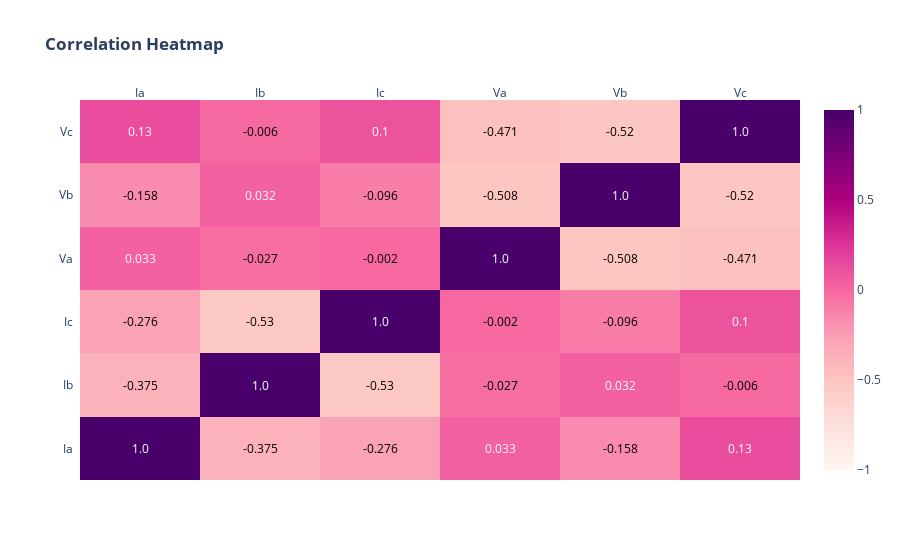

The cell this chart's notebook holds for it:
### Code cell
df_detect_corr = ddtr[['Ia', 'Ib', 'Ic', 'Va', 'Vb', 'Vc']].corr()
df_corr_round = df_detect_corr.round(3)
fig = ff.create_annotated_heatmap(
            z=df_detect_corr.to_numpy(),
            x=df_detect_corr.columns.tolist(),
            y=df_detect_corr.index.tolist(),
            zmax=1, zmin=-1,
            showscale=True,
            hoverongaps=True,
            colorscale='rdpu', 
            annotation_text=df_corr_round.to_numpy()
            )

fig.update_layout(title_text='<b>Correlation Heatmap</b>')
fig.show()

### Figure 1 — Plotly figure (JSON) as saved in the notebook; plotly's stock layout.template omitted (floating-point values rounded to 4 significant figures)
{"data": [{"colorscale": [[0, "rgb(255,247,243)"], [0.125, "rgb(253,224,221)"], [0.25, "rgb(252,197,192)"], [0.375, "rgb(250,159,181)"], [0.5, "rgb(247,104,161)"], [0.625, "rgb(221,52,151)"], [0.75, "rgb(174,1,126)"], [0.875, "rgb(122,1,119)"], [1, "rgb(73,0,106)"]], "hoverongaps": true, "reversescale": false, "showscale": true, "type": "heatmap", "x": ["Ia", "Ib", "Ic", "Va", "Vb", "Vc"], "y": ["Ia", "Ib", "Ic", "Va", "Vb", "Vc"], "z": [[1, -0.3755, -0.2757, 0.0326, -0.1582, 0.1297], [-0.3755, 1, -0.5302, -0.02705, 0.03225, -0.006205], [-0.2757, -0.5302, 1, -0.001813, -0.09619, 0.1003], [0.0326, -0.02705, -0.001813, 1, -0.5079, -0.4712], [-0.1582, 0.03225, -0.09619, -0.5079, 1, -0.5205], [0.1297, -0.006205, 0.1003, -0.4712, -0.5205, 1]], "zmax": 1, "zmin": -1}], "layout": {"annotations": [{"font": {"color": "#FFFFFF"}, "showarrow": false, "text": "1.0", "x": "Ia", "xref": "x", "y": "Ia", "yref": "y"}, {"font": {"color": "#000000"}, "showarrow": false, "text": "-0.375", "x": "Ib", "xref": "x", "y": "Ia", "yref": "y"}, {"font": {"color": "#000000"}, "showarrow": false, "text": "-0.276", "x": "Ic", "xref": "x", "y": "Ia", "yref": "y"}, {"font": {"color": "#FFFFFF"}, "showarrow": false, "text": "0.033", "x": "Va", "xref": "x", "y": "Ia", "yref": "y"}, {"font": {"color": "#000000"}, "showarrow": false, "text": "-0.158", "x": "Vb", "xref": "x", "y": "Ia", "yref": "y"}, {"font": {"color": "#FFFFFF"}, "showarrow": false, "text": "0.13", "x": "Vc", "xref": "x", "y": "Ia", "yref": "y"}, {"font": {"color": "#000000"}, "showarrow": false, "text": "-0.375", "x": "Ia", "xref": "x", "y": "Ib", "yref": "y"}, {"font": {"color": "#FFFFFF"}, "showarrow": false, "text": "1.0", "x": "Ib", "xref": "x", "y": "Ib", "yref": "y"}, {"font": {"color": "#000000"}, "showarrow": false, "text": "-0.53", "x": "Ic", "xref": "x", "y": "Ib", "yref": "y"}, {"font": {"color": "#000000"}, "showarrow": false, "text": "-0.027", "x": "Va", "xref": "x", "y": "Ib", "yref": "y"}, {"font": {"color": "#FFFFFF"}, "showarrow": false, "text": "0.032", "x": "Vb", "xref": "x", "y": "Ib", "yref": "y"}, {"font": {"color": "#000000"}, "showarrow": false, "text": "-0.006", "x": "Vc", "xref": "x", "y": "Ib", "yref": "y"}, {"font": {"color": "#000000"}, "showarrow": false, "text": "-0.276", "x": "Ia", "xref": "x", "y": "Ic", "yref": "y"}, {"font": {"color": "#000000"}, "showarrow": false, "text": "-0.53", "x": "Ib", "xref": "x", "y": "Ic", "yref": "y"}, {"font": {"color": "#FFFFFF"}, "showarrow": false, "text": "1.0", "x": "Ic", "xref": "x", "y": "Ic", "yref": "y"}, {"font": {"color": "#000000"}, "showarrow": false, "text": "-0.002", "x": "Va", "xref": "x", "y": "Ic", "yref": "y"}, {"font": {"color": "#000000"}, "showarrow": false, "text": "-0.096", "x": "Vb", "xref": "x", "y": "Ic", "yref": "y"}, {"font": {"color": "#FFFFFF"}, "showarrow": false, "text": "0.1", "x": "Vc", "xref": "x", "y": "Ic", "yref": "y"}, {"font": {"color": "#FFFFFF"}, "showarrow": false, "text": "0.033", "x": "Ia", "xref": "x", "y": "Va", "yref": "y"}, {"font": {"color": "#000000"}, "showarrow": false, "text": "-0.027", "x": "Ib", "xref": "x", "y": "Va", "yref": "y"}, {"font": {"color": "#000000"}, "showarrow": false, "text": "-0.002", "x": "Ic", "xref": "x", "y": "Va", "yref": "y"}, {"font": {"color": "#FFFFFF"}, "showarrow": false, "text": "1.0", "x": "Va", "xref": "x", "y": "Va", "yref": "y"}, {"font": {"color": "#000000"}, "showarrow": false, "text": "-0.508", "x": "Vb", "xref": "x", "y": "Va", "yref": "y"}, {"font": {"color": "#000000"}, "showarrow": false, "text": "-0.471", "x": "Vc", "xref": "x", "y": "Va", "yref": "y"}, {"font": {"color": "#000000"}, "showarrow": false, "text": "-0.158", "x": "Ia", "xref": "x", "y": "Vb", "yref": "y"}, {"font": {"color": "#FFFFFF"}, "showarrow": false, "text": "0.032", "x": "Ib", "xref": "x", "y": "Vb", "yref": "y"}, {"font": {"color": "#000000"}, "showarrow": false, "text": "-0.096", "x": "Ic", "xref": "x", "y": "Vb", "yref": "y"}, {"font": {"color": "#000000"}, "showarrow": false, "text": "-0.508", "x": "Va", "xref": "x", "y": "Vb", "yref": "y"}, {"font": {"color": "#FFFFFF"}, "showarrow": false, "text": "1.0", "x": "Vb", "xref": "x", "y": "Vb", "yref": "y"}, {"font": {"color": "#000000"}, "showarrow": false, "text": "-0.52", "x": "Vc", "xref": "x", "y": "Vb", "yref": "y"}, {"font": {"color": "#FFFFFF"}, "showarrow": false, "text": "0.13", "x": "Ia", "xref": "x", "y": "Vc", "yref": "y"}, {"font": {"color": "#000000"}, "showarrow": false, "text": "-0.006", "x": "Ib", "xref": "x", "y": "Vc", "yref": "y"}, {"font": {"color": "#FFFFFF"}, "showarrow": false, "text": "0.1", "x": "Ic", "xref": "x", "y": "Vc", "yref": "y"}, {"font": {"color": "#000000"}, "showarrow": false, "text": "-0.471", "x": "Va", "xref": "x", "y": "Vc", "yref": "y"}, {"font": {"color": "#000000"}, "showarrow": false, "text": "-0.52", "x": "Vb", "xref": "x", "y": "Vc", "yref": "y"}, {"font": {"color": "#FFFFFF"}, "showarrow": false, "text": "1.0", "x": "Vc", "xref": "x", "y": "Vc", "yref": "y"}], "title": {"text": "<b>Correlation Heatmap</b>"}, "xaxis": {"dtick": 1, "gridcolor": "rgb(0, 0, 0)", "side": "top", "ticks": ""}, "yaxis": {"dtick": 1, "ticks": "", "ticksuffix": "  "}}}
